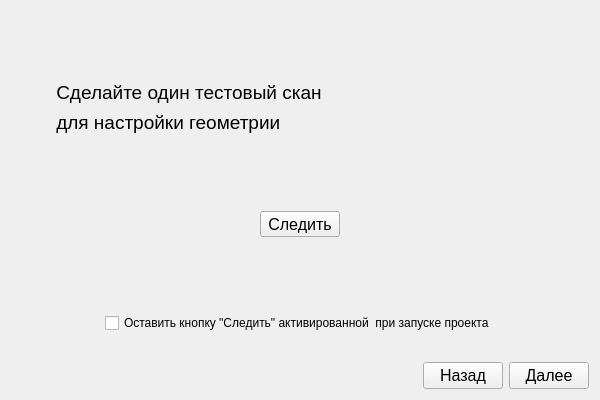
<?xml version="1.0" encoding="UTF-8"?>
<ui version="4.0">
 <class>ProjectCreationTestScan</class>
 <widget class="QWidget" name="ProjectCreationTestScan">
  <property name="geometry">
   <rect>
    <x>0</x>
    <y>0</y>
    <width>600</width>
    <height>400</height>
   </rect>
  </property>
  <property name="windowTitle">
   <string>Form</string>
  </property>
  <property name="styleSheet">
   <string notr="true"/>
  </property>
  <layout class="QVBoxLayout" name="verticalLayout_2">
   <item>
    <spacer name="verticalSpacer_3">
     <property name="orientation">
      <enum>Qt::Vertical</enum>
     </property>
     <property name="sizeHint" stdset="0">
      <size>
       <width>20</width>
       <height>87</height>
      </size>
     </property>
    </spacer>
   </item>
   <item>
    <layout class="QHBoxLayout" name="horizontalLayout_2">
     <item>
      <spacer name="horizontalSpacer">
       <property name="orientation">
        <enum>Qt::Horizontal</enum>
       </property>
       <property name="sizeType">
        <enum>QSizePolicy::Minimum</enum>
       </property>
       <property name="sizeHint" stdset="0">
        <size>
         <width>40</width>
         <height>20</height>
        </size>
       </property>
      </spacer>
     </item>
     <item>
      <layout class="QVBoxLayout" name="verticalLayout">
       <item>
        <widget class="QLabel" name="label">
         <property name="font">
          <font>
           <pointsize>14</pointsize>
          </font>
         </property>
         <property name="styleSheet">
          <string notr="true"/>
         </property>
         <property name="text">
          <string> Сделайте один тестовый скан</string>
         </property>
        </widget>
       </item>
       <item>
        <widget class="QLabel" name="label_2">
         <property name="minimumSize">
          <size>
           <width>0</width>
           <height>25</height>
          </size>
         </property>
         <property name="font">
          <font>
           <pointsize>14</pointsize>
          </font>
         </property>
         <property name="styleSheet">
          <string notr="true"/>
         </property>
         <property name="text">
          <string> для настройки геометрии</string>
         </property>
        </widget>
       </item>
      </layout>
     </item>
     <item>
      <spacer name="horizontalSpacer_2">
       <property name="orientation">
        <enum>Qt::Horizontal</enum>
       </property>
       <property name="sizeHint" stdset="0">
        <size>
         <width>40</width>
         <height>20</height>
        </size>
       </property>
      </spacer>
     </item>
    </layout>
   </item>
   <item>
    <spacer name="verticalSpacer_2">
     <property name="orientation">
      <enum>Qt::Vertical</enum>
     </property>
     <property name="sizeHint" stdset="0">
      <size>
       <width>20</width>
       <height>87</height>
      </size>
     </property>
    </spacer>
   </item>
   <item>
    <layout class="QHBoxLayout" name="horizontalLayout">
     <item>
      <spacer name="horizontalSpacer_3">
       <property name="orientation">
        <enum>Qt::Horizontal</enum>
       </property>
       <property name="sizeHint" stdset="0">
        <size>
         <width>40</width>
         <height>20</height>
        </size>
       </property>
      </spacer>
     </item>
     <item>
      <widget class="QToolButton" name="btnScan">
       <property name="font">
        <font>
         <pointsize>12</pointsize>
        </font>
       </property>
       <property name="styleSheet">
        <string notr="true"/>
       </property>
       <property name="text">
        <string>Следить</string>
       </property>
       <property name="checkable">
        <bool>true</bool>
       </property>
      </widget>
     </item>
     <item>
      <spacer name="horizontalSpacer_4">
       <property name="orientation">
        <enum>Qt::Horizontal</enum>
       </property>
       <property name="sizeHint" stdset="0">
        <size>
         <width>40</width>
         <height>20</height>
        </size>
       </property>
      </spacer>
     </item>
    </layout>
   </item>
   <item>
    <spacer name="verticalSpacer">
     <property name="orientation">
      <enum>Qt::Vertical</enum>
     </property>
     <property name="sizeHint" stdset="0">
      <size>
       <width>20</width>
       <height>87</height>
      </size>
     </property>
    </spacer>
   </item>
   <item>
    <layout class="QHBoxLayout" name="horizontalLayout_5">
     <item>
      <spacer name="horizontalSpacer_6">
       <property name="orientation">
        <enum>Qt::Horizontal</enum>
       </property>
       <property name="sizeHint" stdset="0">
        <size>
         <width>40</width>
         <height>20</height>
        </size>
       </property>
      </spacer>
     </item>
     <item>
      <widget class="QCheckBox" name="checkBoxBtnScan">
       <property name="font">
        <font>
         <pointsize>9</pointsize>
        </font>
       </property>
       <property name="styleSheet">
        <string notr="true"/>
       </property>
       <property name="text">
        <string>Оставить кнопку &quot;Следить&quot; активированной  при запуске проекта</string>
       </property>
      </widget>
     </item>
     <item>
      <spacer name="horizontalSpacer_7">
       <property name="orientation">
        <enum>Qt::Horizontal</enum>
       </property>
       <property name="sizeHint" stdset="0">
        <size>
         <width>40</width>
         <height>20</height>
        </size>
       </property>
      </spacer>
     </item>
    </layout>
   </item>
   <item>
    <spacer name="verticalSpacer_4">
     <property name="orientation">
      <enum>Qt::Vertical</enum>
     </property>
     <property name="sizeHint" stdset="0">
      <size>
       <width>20</width>
       <height>40</height>
      </size>
     </property>
    </spacer>
   </item>
   <item>
    <layout class="QHBoxLayout" name="horizontalLayout_3">
     <item>
      <spacer name="horizontalSpacer_5">
       <property name="orientation">
        <enum>Qt::Horizontal</enum>
       </property>
       <property name="sizeHint" stdset="0">
        <size>
         <width>158</width>
         <height>20</height>
        </size>
       </property>
      </spacer>
     </item>
     <item>
      <widget class="QPushButton" name="btnBack">
       <property name="minimumSize">
        <size>
         <width>0</width>
         <height>27</height>
        </size>
       </property>
       <property name="font">
        <font>
         <pointsize>12</pointsize>
        </font>
       </property>
       <property name="styleSheet">
        <string notr="true"/>
       </property>
       <property name="text">
        <string>Назад</string>
       </property>
      </widget>
     </item>
     <item>
      <widget class="QPushButton" name="btnNext">
       <property name="minimumSize">
        <size>
         <width>0</width>
         <height>27</height>
        </size>
       </property>
       <property name="font">
        <font>
         <pointsize>12</pointsize>
        </font>
       </property>
       <property name="styleSheet">
        <string notr="true">QPushButton:disabled{
    color:grey;
}

QPushButton:enabled{
	color:black;
}
</string>
       </property>
       <property name="text">
        <string>Далее</string>
       </property>
      </widget>
     </item>
    </layout>
   </item>
  </layout>
 </widget>
 <resources/>
 <connections/>
</ui>
